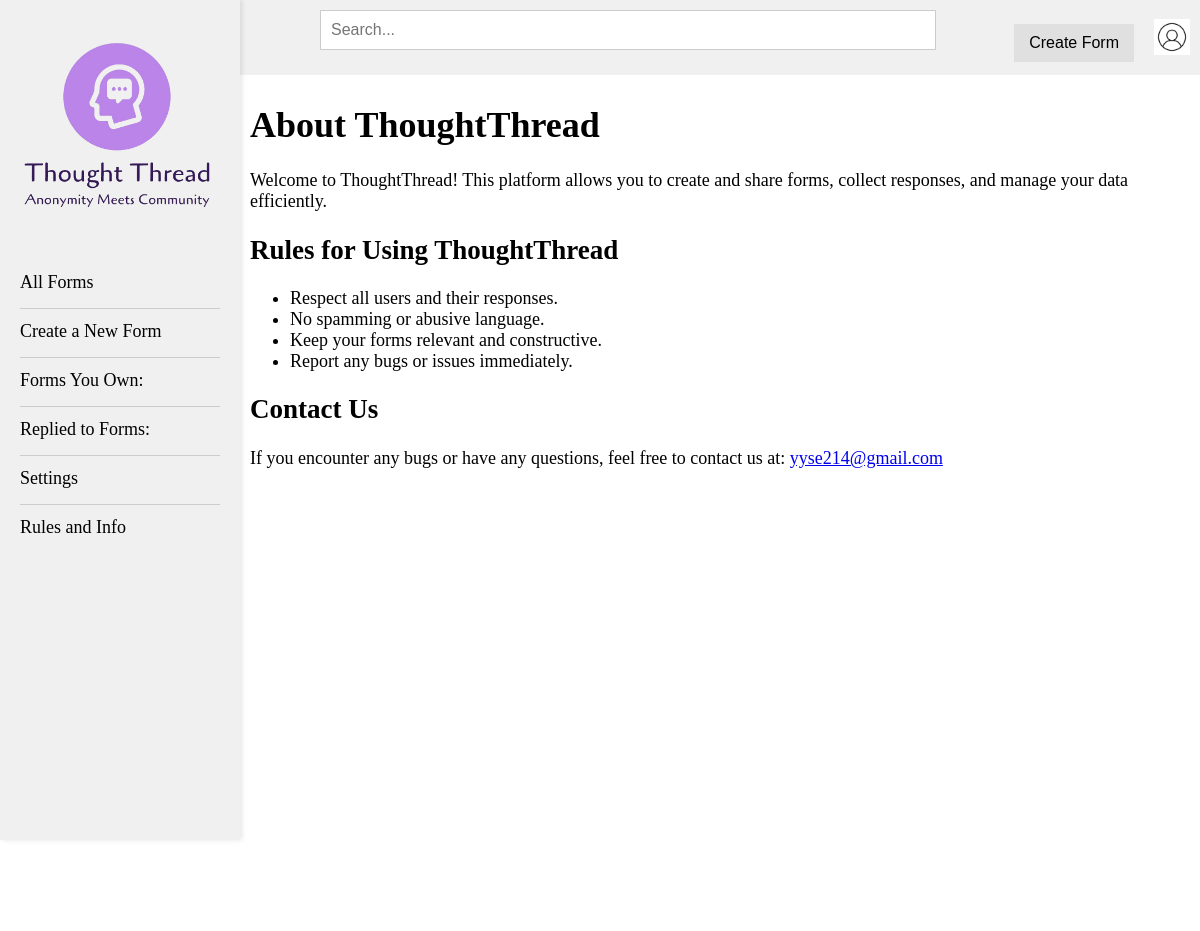
Before: /about (signed in) with the older database file.
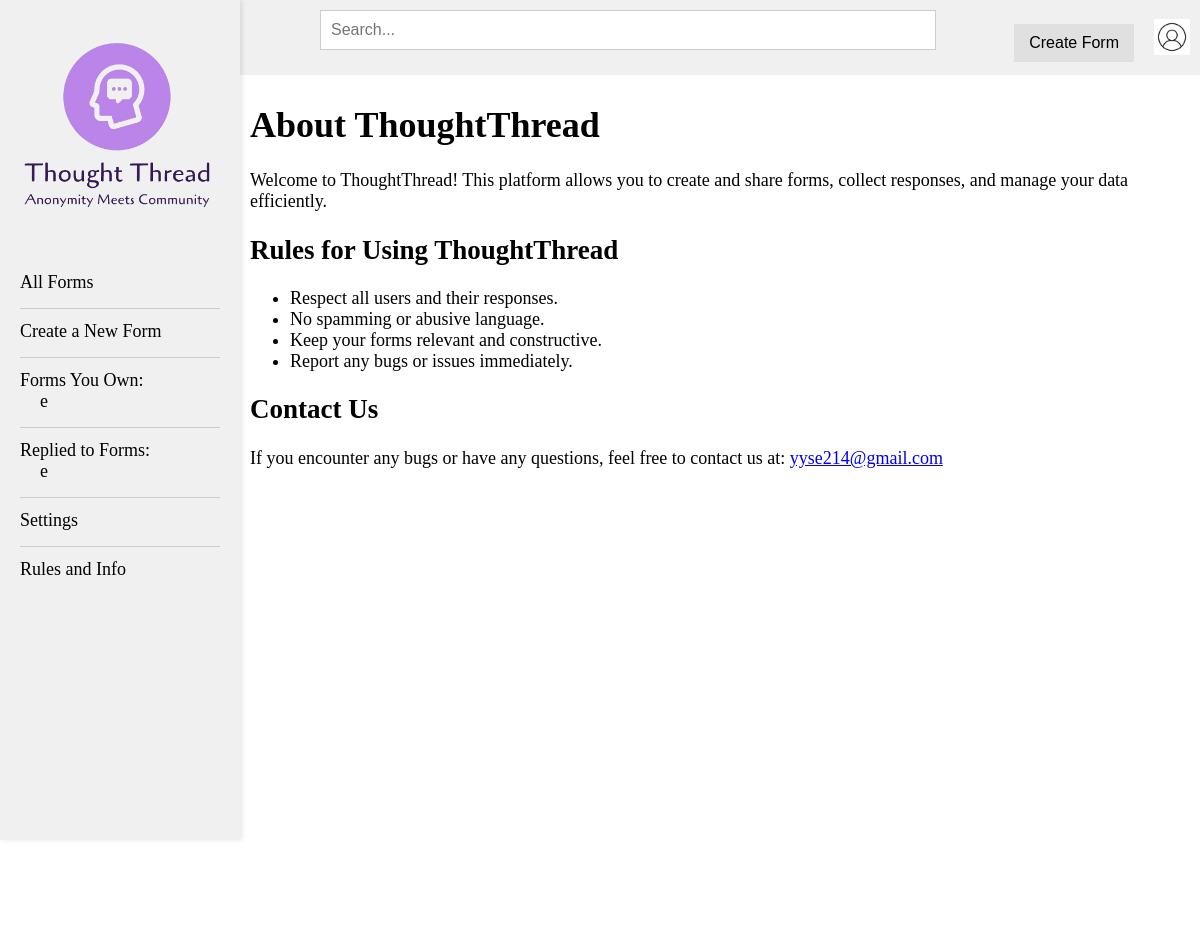
After: the same page with the newer database file.
### app.py (models this page shows)
class Submission(db.Model):
    id = db.Column(db.Integer, primary_key=True)
    username = db.Column(db.String(150), nullable=False)
    title = db.Column(db.String(100), nullable=False)
    content = db.Column(db.Text, nullable=False)
    is_anonymous = db.Column(db.Boolean, default=False)

### app.py (the view)
@app.route('/about')
def about():
    return render_template('about.html')

### app.py (called while the page is built)
@app.context_processor
def inject_forms():
    if 'user_id' in session:
        user_submissions = Submission.query.filter_by(username=session.get('username')).order_by(Submission.id.desc()).limit(5).all()
        user_replies = Reply.query.filter_by(username=session.get('username')).order_by(Reply.id.desc()).limit(5).all()
        replied_to_forms = [Submission.query.get(reply.submission_id) for reply in user_replies]
        return dict(forms_you_own=user_submissions, replied_to_forms=replied_to_forms)
    return dict(forms_you_own=[], replied_to_forms=[])

### templates/about.html (shortened to what this page needs)
{% extends 'base.html' %}
{% block content %}
    <h1>About ThoughtThread</h1>
    <p>Welcome to ThoughtThread! This platform allows you to create and share forms, collect responses, and manage your data efficiently.</p>
    <h2>Rules for Using ThoughtThread</h2>
    <ul>
        <li>Respect all users and their responses.</li>
        <li>No spamming or abusive language.</li>
        <li>Keep your forms relevant and constructive.</li>
        <li>Report any bugs or issues immediately.</li>
    </ul>
    <h2>Contact Us</h2>
    <p>If you encounter any bugs or have any questions, feel free to contact us at: <a href="mailto:yyse214@gmail.com">yyse214@gmail.com</a></p>
    <h2>⠀</h2>
    <h2>⠀</h2>
    <h2>⠀</h2>
    <h2>⠀</h2>
    <h2>⠀</h2>
    <h2>⠀</h2>
    <h2>⠀</h2>
    <h2>⠀</h2>
{% endblock %}

### templates/base.html (shortened to what this page needs)
<!DOCTYPE html>
<html lang="en">
<head>
</head>
<body>
    {% if not request.path.endswith('/login') %}
    <div class="sidebar">
        <img src="{{ url_for('static', filename='logo.png') }}" alt="Logo">
        <ul>
            <li><a href="{{ url_for('submissions') }}">All Forms</a></li>
            <div class="divider"></div>
            <li><a href="{{ url_for('create') }}">Create a New Form</a></li>
            <div class="divider"></div>
            <li class="subsection">
                <a href="#" class="subsection">Forms You Own:</a>
                <ul>
                    {% for form in forms_you_own %}
                        <li><a href="{{ url_for('view_submission', submission_id=form.id) }}">{{ form.title }}</a></li>
                    {% endfor %}
                </ul>
            </li>
            <div class="divider"></div>
            <li class="subsection">
                <a href="#" class="subsection-header">Replied to Forms:</a>
                <ul>
                    {% for form in replied_to_forms %}
                        <li><a href="{{ url_for('view_submission', submission_id=form.id) }}">{{ form.title }}</a></li>
                    {% endfor %}
                </ul>
            </li>
            <div class="divider"></div>
            <li><a href="#" onclick="showModal()">Settings</a></li>
            <div class="divider"></div>
            <li><a href="{{ url_for('about') }}">Rules and Info</a></li>
        </ul>
    </div>
    <div class="top-bar">
        <div class="search-bar">
            <input id="searchInput" type="text" placeholder="Search...">
        </div>
        <a href="{{ url_for('create') }}"><button>Create Form</button></a>
        <div class="icon">
            <img src="{{ url_for('static', filename='user.jpg') }}" alt="User Icon">
        </div>
    </div>
    {% endif %}
    <div class="content">
        {% block content %}{% endblock %}
    </div>
</body>
</html>

Changed rows visible on the page:
added Submission: title "e"
